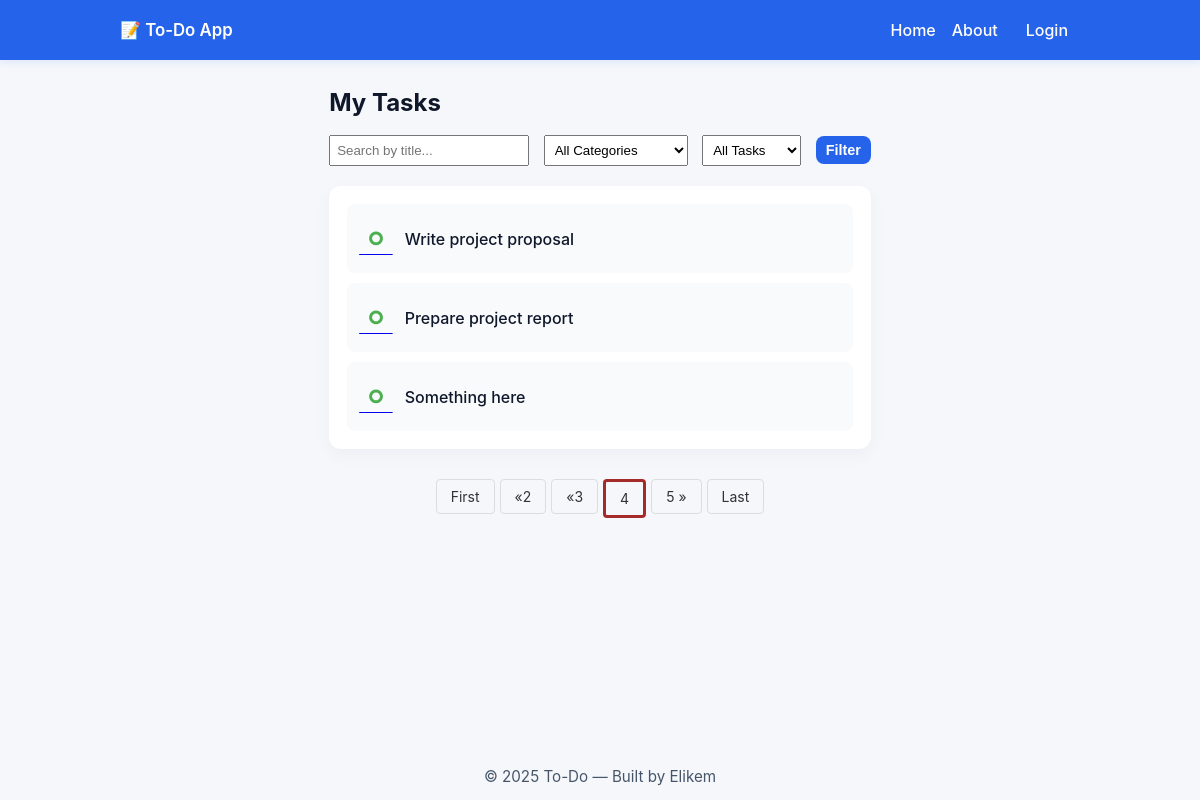
Page /?page=4&search=&category=&status= on the committed database.
### main_blog/models.py (models this page shows, shortened)
class Todo(models.Model):
    user = models.ForeignKey(User,on_delete=models.CASCADE,related_name="tasks")
    title = models.CharField(max_length=100)
    description = models.CharField(max_length=300)
    completed = models.BooleanField(default=False)
    created_at = models.DateTimeField(auto_now_add= True)
    updated_at = models.DateTimeField(auto_now=True)
    category = models.ForeignKey(Category,on_delete=models.CASCADE,related_name="tasks")

### main_blog/views.py (the view)
# urls.py: path("",views.index,name= "index"),
def index(request):
    if request.user.is_authenticated:
        tasks = Todo.objects.filter(user = request.user).order_by("-created_at")
        print("authenticated run")
    else:
        print("unauthenticated run")
        tasks = Todo.objects.filter().order_by("-created_at")
    categories = Category.objects.all()
    if request.method == "GET":
        search_term = request.GET.get("search")
        category_id = request.GET.get("category")
        status = request.GET.get("status")
        if search_term:
            tasks = tasks.filter(
                Q(title__icontains = search_term.lower()) |
                Q(description__icontains = search_term)
            )
        if category_id:
            tasks = tasks.filter(category_id = category_id)
        if status:
            tasks = tasks.filter(completed = False ) if status.lower() == "pending" \
                else tasks.filter(completed = True )
    p = Paginator(tasks,3)
    page = request.GET.get("page")
    tasks = p.get_page(page)
    print(tasks.paginator.num_pages)
    context = {
        "tasks":tasks,
        "categories":categories,
        "page":page
    }
    return render(request,"index.html",context)

### main_blog/templates/index.html (shortened to what this page needs)
{% extends 'base.html' %}
{% load static %}
{% block body %}
  <main class="main-content">
    <h1 class="page-title">My Tasks</h1>
    <form method="GET" class="filter-form" style="margin-bottom: 20px;">
      <input
        type="text"
        name="search"
        placeholder="Search by title..."
        value="{{ request.GET.search|default:'' }}"
        style="padding: 6px; width: 200px; margin-right: 10px;"
      >
      <select name="category" style="padding: 6px; margin-right: 10px;">
        <option value="">All Categories</option>
      </select>
      <select name="status" style="padding: 6px; margin-right: 10px;">
        <option value="">All Tasks</option>
      </select>
      <button type="submit" class="btn primary small">Filter</button>
    </form>
    <section class="task-container">
      <ul class="task-list">
        {% for task in tasks %}
          {% if task.completed %}
            <li class="task completed">
              <div class="task-left">
                <a href="{% url 'check_uncheck' task.id %}">
                  <span id="checked_btn" style="color:red; font-size:20px; font-weight:bold;">&#8861;</span>
                </a>
                <span style="text-decoration:line-through;" class="task-title">{{ task.title }}</span>
              </div>
              {% if user.is_authenticated %}
              <div class="actions">
                <a class="btn small" href="{% url 'view_task' task.id %}">View</a>
                <a class="btn small" href="{% url 'edit_task' task.id %}">Edit</a>
                <button class="btn small ghost">Delete</button>
              </div>
              {% endif %}
            </li>
          {% else %}
            <li class="task">
              <div class="task-left">
                <a href="{% url 'check_uncheck' task.id %}">
                  <span id="checked_btn" style="color:#4CAF50; font-size:40px;">&#9900;</span>
                </a>
                <span class="task-title">{{ task.title }}</span>
              </div>
            </li>
          {% endif %}
        {% empty %}
          <p>No tasks found.</p>
        {% endfor %}
      </ul>
    </section>
    <nav aria-label="Page navigation">
          <ul class="pagination">
            {% if tasks.has_previous %}
              <li><a href="?page=1&search={{ request.GET.search }}&category={{ request.GET.category }}&status={{ request.GET.status }}">First</a></li>
              {% if tasks.number > 2 %}
                <li><a href="?page={{ tasks.previous_page_number|add:-1 }}&search={{ request.GET.search }}&category={{ request.GET.category }}&status={{ request.GET.status }}">
                  &laquo;{{ tasks.previous_page_number|add:-1 }}
                </a></li>
              {% endif %}
              <li><a href="?page={{ tasks.previous_page_number }}&search={{ request.GET.search }}&category={{ request.GET.category }}&status={{ request.GET.status }}">
                &laquo;{{ tasks.previous_page_number }}
              </a></li>
            {% endif %}
            <li><a style= 'border:3px solid brown;' href="?page={{tasks.number}}&search={{ request.GET.search }}&category={{ request.GET.category }}&status={{ request.GET.status }}">
              {{tasks.number}}
            </a></li>
            {% if tasks.has_next %}
              <li><a href="?page={{ tasks.next_page_number }}&search={{ request.GET.search }}&category={{ request.GET.category }}&status={{ request.GET.status }}">
                {{ tasks.next_page_number }} &raquo;
              </a></li>
              <li><a href="?page={{tasks.paginator.num_pages}}&search={{ request.GET.search }}&category={{ request.GET.category }}&status={{ request.GET.status }}">
                 Last
                </a></li>
            {% endif %}
          </ul>
    </nav>
  </main>
{% endblock body %}

### main_blog/static/main_blog/style.css (style rules this page uses)
* { box-sizing: border-box; margin: 0; padding: 0; }
html,body { height: 100%; }
body { font-family: Inter, system-ui, -apple-system, "Segoe UI", Roboto, "Helvetica Neue", Arial; background: #f5f7fb; color: #222; display: flex; flex-direction: column; min-height: 100vh; -webkit-font-smoothing: antialiased; -moz-osx-font-smoothing: grayscale; }
.pagination { display: flex; justify-content: center; list-style: none; padding: 0; margin: 30px 0; gap: 5px; }
.pagination li { display: inline-block; }
.pagination a, .pagination span { display: block; padding: 8px 14px; text-decoration: none; color: #333; border: 1px solid #ddd; border-radius: 4px; font-size: 14px; transition: background 0.2s, color 0.2s; }
.main-content { max-width: 960px; margin: 28px auto; padding: 0 18px; flex: 1; }
.page-title { margin-bottom: 18px; font-size: 1.5rem; color: #0f172a; }
.task-container, .form-card, .detail-card, .info-card { background: #fff; border-radius: 12px; padding: 18px; box-shadow: 0 6px 18px rgba(15,23,42,0.04); }
.task-list { list-style: none; display: flex; flex-direction: column; gap: 10px; }
.task { display: flex; align-items: center; justify-content: space-between; padding: 10px 12px; border-radius: 8px; background: #f8fafc; }
.task-left { display: flex; align-items: center; gap: 12px; }
.task-title { font-weight: 500; color: #0f172a; }
.btn { display: inline-block; padding: 8px 12px; border-radius: 8px; font-weight: 600; text-decoration: none; border: none; cursor: pointer; background: transparent; }
.btn.small { padding: 6px 10px; font-size: 0.9rem; }
.btn.primary { background: #2563eb; color: #fff; }

### rows in the picture
Todo: title "Write project proposal"
Todo: title "Prepare project report"
Todo: title "Something here"

### other values in the picture
{{ tasks.previous_page_number|add:-1 }} "2"
{{ tasks.previous_page_number }} "3"
{{ tasks.number }} "4"
{{ tasks.next_page_number }} "5"
